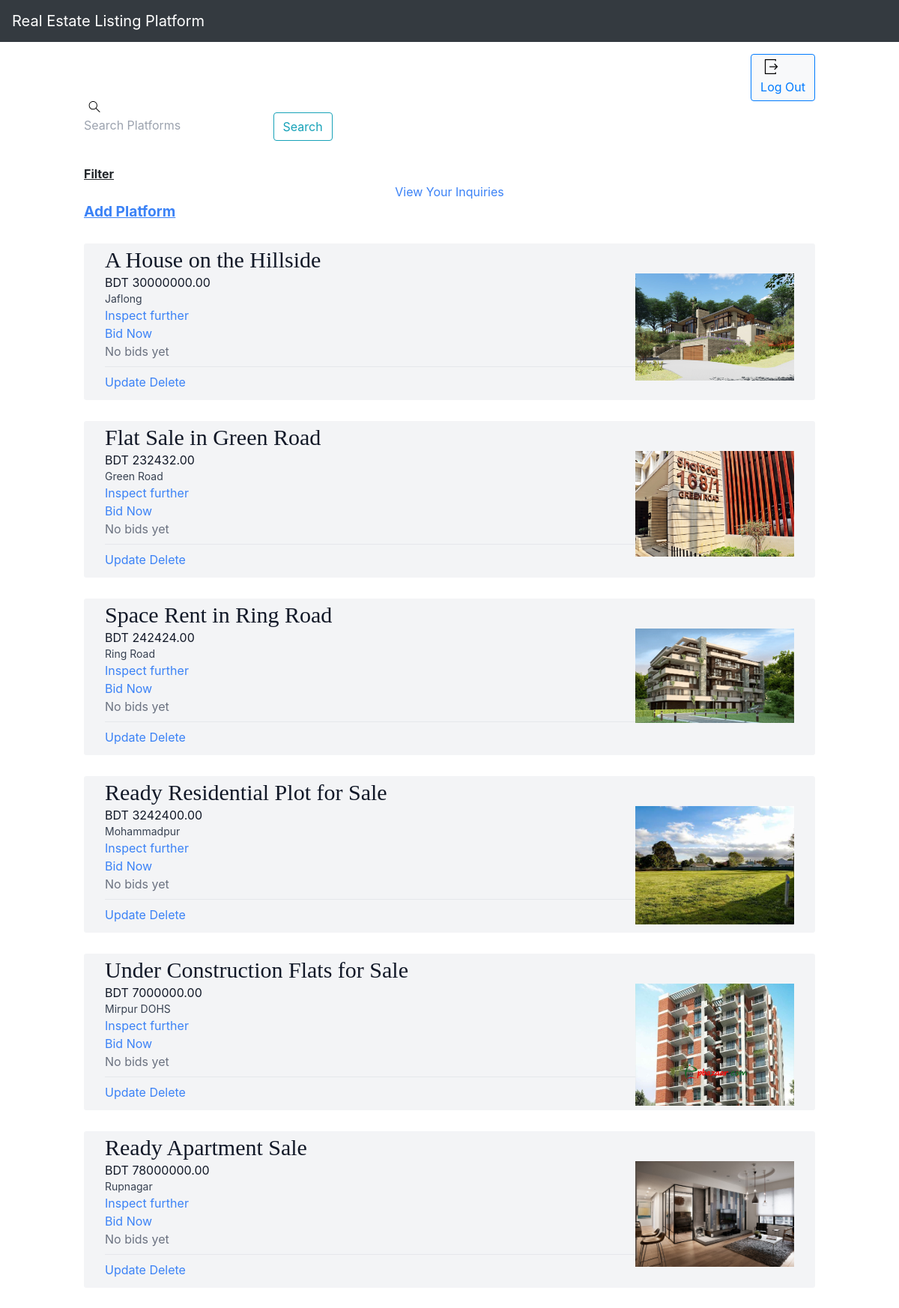
The page /home (signed in) on the database its author committed.
### platforms/models.py (models this page shows)
class Platform(models.Model):
    property_type_choices = [
        ('Residential', 'Residential'),
        ('Commercial', 'Commercial'),
        ('Land', 'Land'),
        ('Industrial', 'Industrial'),
        ('Special Purpose', 'Special Purpose')
    ]
    owner = models.ForeignKey(User, on_delete=models.CASCADE, default=1)
    title = models.CharField(max_length=100)
    description = models.TextField(default="This Property is mindblowing!")
    property_type = models.CharField(max_length=20, choices=property_type_choices)
    price = models.DecimalField(max_digits=10, decimal_places=2)
    size_sqft = models.PositiveIntegerField()
    year_built = models.PositiveIntegerField()
    location = models.CharField(max_length=100)
    city = models.CharField(max_length=50)
    country = models.CharField(max_length=50)
    listed_date = models.DateField(auto_now_add=True)
    image = models.ImageField(default='houses.png', blank=True)
    def __str__(self):
        return self.title

### mysite/views.py (the view)
# urls.py: 2. Add a URL to urlpatterns:  path('', views.home, name='home')
@login_required(login_url='login')
def home(request):
    platform = Platform.objects.all()
    print('>>>>>>>>>>>>',Bid.objects.filter(property = platform[0]))
    for i in platform:
        highest_bid = Bid.objects.filter(property = i)
        print(highest_bid)
    return render(request, 'home.html', {
        "platform": platform, 'platform_bids': None,
    })

### platforms/models.py (called while the page is built)
    def __str__(self):
        return f"Bid of {self.amount} on {self.property} by {self.user}"

### templates/home.html (shortened to what this page needs)
<!DOCTYPE html>
<html lang="en">
<head>
    <link rel="stylesheet" href="https://stackpath.bootstrapcdn.com/bootstrap/4.3.1/css/bootstrap.min.css">
    <link rel="stylesheet" href="https://use.fontawesome.com/releases/v5.8.1/css/all.css">
</head>
<body>
<div class="tw-bg-red-500">
   <nav class="navbar navbar-expand-md navbar-dark bg-dark fixed-top">
    <a class="navbar-brand" href="#">Real Estate Listing Platform</a>
</nav>
<br> <br>
    <div class="tailwind-section tw-p-4">
      <script src="https://cdn.tailwindcss.com?data-tw-prefix=tw-"></script>
<div class="mx-auto max-w-5xl px-4 py-4">
    {% block content %}
<h2 align="right">
    <a href="{% url 'logout' %}"
       class="text-teal-300;
       btn btn-light
        btn btn-outline-primary"
       style = "font-size:100%
       font-family:Cambria;"
       class="dropdown-link">
    Log Out</a>
</h2>
    <div class="roomList">
     <p align= "left"
   >
        <form action="{% url 'search' %}" method="GET" class="header__search">
          <label>
            <input type="text" name="query" placeholder="Search Platforms" />
              <button type="submit" class="btn btn-outline-info" >Search</button>
          </label>
        </form>
  </p>
<br>
    <a href="{% url 'filters' %}">
        <u><b>
       Filter
</b> </u>
<a href="{% url 'inquiries' %}" class="text-blue-500 flex justify-center">     View Your Inquiries</a>
  <a href="{% url 'add-platform' %}" class="text-blue-500" style="font-size: 120%;">
<u><b>
        Add Platform
</b> </u> </a>
      </div>
{% for i in platform %}
<br>
<div class="mt-1 px-7 py-1 bg-gray-100 rounded-sm">
    <h3 style = font-family:Perpetua; class="text-3xl text-gray-900">{{ i.title }}</h3>
    <img src="{{ i.image.url }}" alt="{{ i.title }}" align = "right" style="max-width: 23%; height: 22%;">
    <p class="text-gray-900">BDT {{ i.price }}</p>
    <p class="text-gray-700 text-sm">{{ i.location }}</p>
    <a href="{% url 'details' i.id %}" class="text-blue-500">Inspect further</a> <br>
        <a href="{% url 'place_bid' i.id %}" class="text-blue-500">Bid Now</a>
    {% if platform_bids.i %}
        <p class="text-green-500">Highest Bid: ${{ platform_bids.i.amount }}</p>
    {% else %}
        <p class="text-gray-500">No bids yet</p>
    {% endif %}
    {% if request.user.is_staff %}
    <div class="mt-2 py-2 border-t border-gray-200">
        <a href="{% url 'update-platform' i.id %}" class="text-blue-500">Update</a>
       <a href="{% url 'delete-platform' i.id %}" class="text-blue-500">Delete</a> <br>
    </div>
    {% endif %}
</div>
        {% endfor %} <br>
    {% endblock content %}
</div>
</div>
    </div>
</body>
</html>

### rows shown on the page
Platform: title "A House on the Hillside", image (picture), price "30000000.00", location "Jaflong"
Platform: title "Flat Sale in Green Road", image (picture), price "232432.00", location "Green Road"
Platform: title "Space Rent in Ring Road", image (picture), price "242424.00", location "Ring Road"
Platform: title "Ready Residential Plot for Sale", image (picture), price "3242400.00", location "Mohammadpur"
Platform: title "Under Construction Flats for Sale", image (picture), price "7000000.00", location "Mirpur DOHS"
Platform: title "Ready Apartment Sale", image (picture), price "78000000.00", location "Rupnagar"
